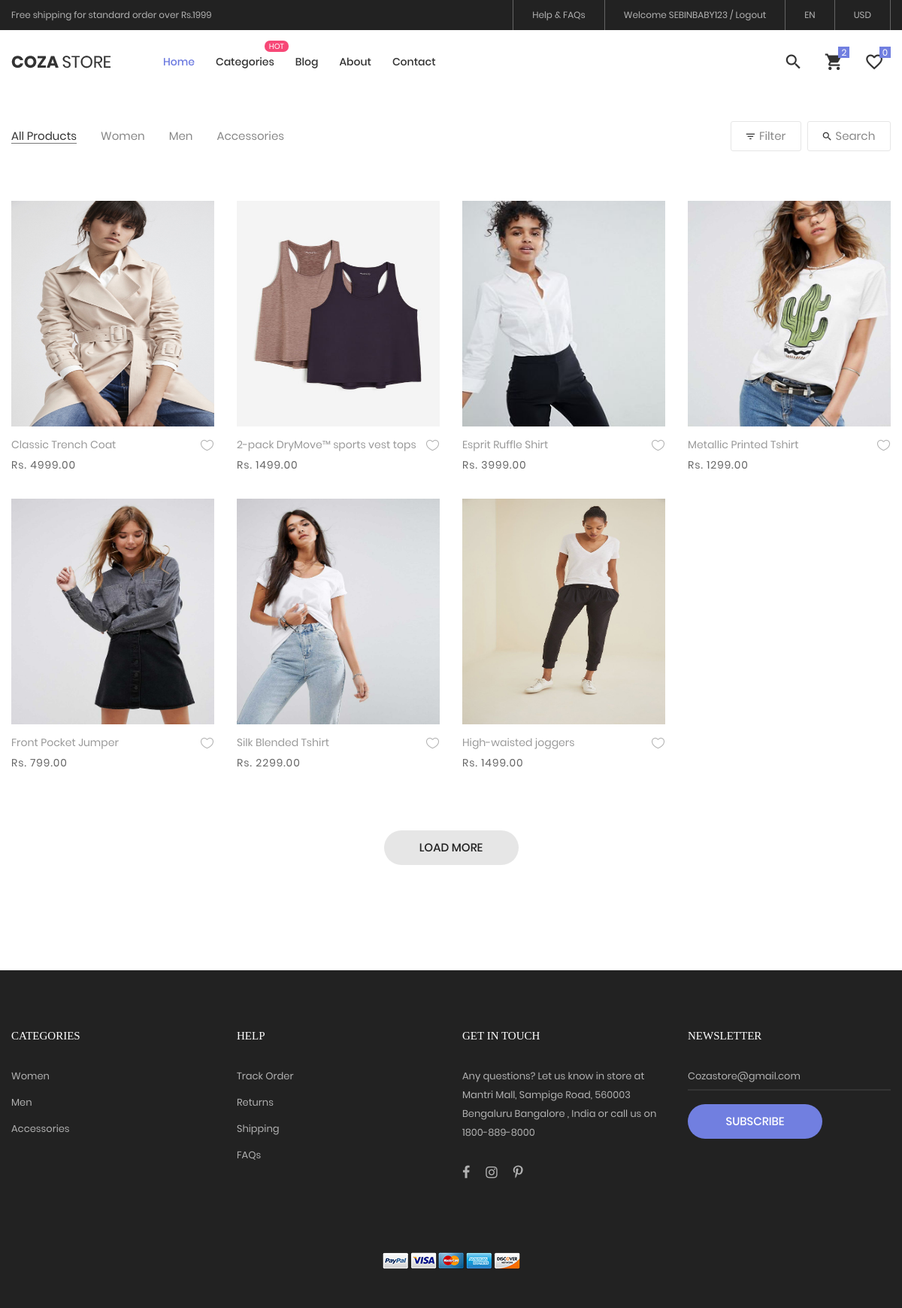
Screenshot of /Frontend/ProductsPage/Women/ (signed in) with the database file from the repository.
### Backend/models.py (models this page shows)
class ProdcutDB(models.Model):
    CATEGORY = models.CharField(max_length=100, null=True, blank=True)
    PRONAME = models.CharField(max_length=100, null=True, blank=True)
    PROPRICE = models.IntegerField(null=True, blank=True)
    PRODESC = models.CharField(max_length=100, null=True, blank=True)
    PROIMAGE = models.ImageField(upload_to='Images', null=True, blank=True)
    PROIMAGE2 = models.ImageField(upload_to='Images', null=True, blank=True)

### Frontend/views.py (the view)
# urls.py: path('ProductsPage/<catname>/', views.ProductsPage, name='ProductsPage'),
def ProductsPage(request, catname):
    cart = cartdbsave.objects.filter(usrname=request.session['NAME'])
    products = ProdcutDB.objects.filter(CATEGORY=catname)
    categories = CategoryDB.objects.all()
    return render(request, 'ShopProducts.html', {'products':products,'cart':cart, 'categories':categories})

### Frontend/templates/ShopProducts.html (shortened to what this page needs)
<!DOCTYPE html>
{% load static %}
<html lang="en">
<head>
	<link rel="stylesheet" type="text/css" href="{% static 'Home/vendor/bootstrap/css/bootstrap.min.css' %}">
	<link rel="stylesheet" type="text/css" href="{% static 'Home/fonts/font-awesome-4.7.0/css/font-awesome.min.css' %}">
	<link rel="stylesheet" type="text/css" href="{% static 'Home/fonts/iconic/css/material-design-iconic-font.min.css' %}">
	<link rel="stylesheet" type="text/css" href="{% static 'Home/fonts/linearicons-v1.0.0/icon-font.min.css' %}">
	<link rel="stylesheet" type="text/css" href="{% static 'Home/vendor/animate/animate.css' %}">
	<link rel="stylesheet" type="text/css" href="{% static 'Home/vendor/css-hamburgers/hamburgers.min.css' %}">
	<link rel="stylesheet" type="text/css" href="{% static 'Home/vendor/animsition/css/animsition.min.css' %}">
	<link rel="stylesheet" type="text/css" href="{% static 'Home/vendor/select2/select2.min.css' %}">
	<link rel="stylesheet" type="text/css" href="{% static 'Home/vendor/daterangepicker/daterangepicker.css' %}">
	<link rel="stylesheet" type="text/css" href="{% static 'Home/vendor/slick/slick.css' %}">
	<link rel="stylesheet" type="text/css" href="{% static 'Home/vendor/MagnificPopup/magnific-popup.css' %}">
	<link rel="stylesheet" type="text/css" href="{% static 'Home/vendor/perfect-scrollbar/perfect-scrollbar.css' %}">
	<link rel="stylesheet" type="text/css" href="{% static 'Home/css/util.css' %}">
	<link rel="stylesheet" type="text/css" href="{% static 'Home/css/main.css' %}">
</head>
<body class="animsition">
	<header class="header-v4">
		<div class="container-menu-desktop">
			<div class="top-bar">
				<div class="content-topbar flex-sb-m h-full container">
					<div class="left-top-bar">
						Free shipping for standard order over Rs.1999
					</div>
					<div class="right-top-bar flex-w h-full">
						<a href="#" class="flex-c-m trans-04 p-lr-25">
							Help & FAQs
						</a>
						{% if request.session.NAME %}
						<a href="{% url 'UserLogout' %}" class="flex-c-m trans-04 p-lr-25">
							Welcome {{request.session.NAME|upper}} / Logout
						</a>
						{% else %}
						<a href="{% url 'LoginSignUp' %}" class="flex-c-m trans-04 p-lr-25">
							Login/Register
						</a>
						{% endif %}
						<a href="#" class="flex-c-m trans-04 p-lr-25">
							EN
						</a>
						<a href="#" class="flex-c-m trans-04 p-lr-25">
							USD
						</a>
					</div>
				</div>
			</div>
			<div class="wrap-menu-desktop">
				<nav class="limiter-menu-desktop container">
					<a href="{% url 'HomePage' %}" class="logo">
						<img src="{% static 'Home/images/icons/logo-01.png' %}" alt="IMG-LOGO">
					</a>
					<div class="menu-desktop">
						<ul class="main-menu">
							<li class="active-menu">
								<a href="{% url 'HomePage' %}">Home</a>
							</li>
							<li class="label1" data-label1="hot">
								<a href="product.html">Categories</a>
							</li>
							<li>
								<a href="{% url 'FrontendBlog' %}">Blog</a>
							</li>
							<li>
								<a href="{% url 'AboutPage' %}">About</a>
							</li>
							<li>
								<a href="{% url 'ContactPage' %}">Contact</a>
							</li>
						</ul>
					</div>
					<div class="wrap-icon-header flex-w flex-r-m">
						<div class="icon-header-item cl2 hov-cl1 trans-04 p-l-22 p-r-11 js-show-modal-search">
							<i class="zmdi zmdi-search"></i>
						</div>
						<div class="icon-header-item cl2 hov-cl1 trans-04 p-l-22 p-r-11 icon-header-noti js-show-cart" data-notify="2">
							<i class="zmdi zmdi-shopping-cart"></i>
						</div>
						<a href="#"
						   class="dis-block icon-header-item cl2 hov-cl1 trans-04 p-l-22 p-r-11 icon-header-noti" data-notify="0">
							<i class="zmdi zmdi-favorite-outline"></i>
						</a>
					</div>
				</nav>
			</div>
		</div>
	</header>
	<div class="bg0 m-t-23 p-b-140">
		<div class="container">
			<div class="flex-w flex-sb-m p-b-52">
				<div class="flex-w flex-l-m filter-tope-group m-tb-10">
					<button class="stext-106 cl6 hov1 bor3 trans-04 m-r-32 m-tb-5 how-active1" data-filter="*">
						All Products
					</button>
					<button class="stext-106 cl6 hov1 bor3 trans-04 m-r-32 m-tb-5" data-filter=".women">
						Women
					</button>
					<button class="stext-106 cl6 hov1 bor3 trans-04 m-r-32 m-tb-5" data-filter=".men">
						Men
					</button>
					<button class="stext-106 cl6 hov1 bor3 trans-04 m-r-32 m-tb-5" data-filter=".bag">
						Accessories
					</button>
				</div>
				<div class="flex-w flex-c-m m-tb-10">
					<div class="flex-c-m stext-106 cl6 size-104 bor4 pointer hov-btn3 trans-04 m-r-8 m-tb-4 js-show-filter">
						<i class="icon-filter cl2 m-r-6 fs-15 trans-04 zmdi zmdi-filter-list"></i>
						 Filter
					</div>
					<div class="flex-c-m stext-106 cl6 size-105 bor4 pointer hov-btn3 trans-04 m-tb-4 js-show-search">
						<i class="icon-search cl2 m-r-6 fs-15 trans-04 zmdi zmdi-search"></i>
						Search
					</div>
				</div>
			</div>
			<div class="row isotope-grid">
				{% for p in products %}
				<div class="col-sm-6 col-md-4 col-lg-3 p-b-35 isotope-item women">
					<div class="block2">
						<div class="block2-pic hov-img0">
						<img src="{{p.PROIMAGE.url}}" alt="IMG-PRODUCT" height="300px">
						</div>
						<div class="block2-txt flex-w flex-t p-t-14">
							<div class="block2-txt-child1 flex-col-l ">
								<a href="product-detail.html" class="stext-104 cl4 hov-cl1 trans-04 js-name-b2 p-b-6">
									{{p.PRONAME}}
								</a>
								<span class="stext-105 cl3">
									Rs. {{p.PROPRICE}}.00
								</span>
							</div>
							<div class="block2-txt-child2 flex-r p-t-3">
								<a href="#" class="btn-addwish-b2 dis-block pos-relative js-addwish-b2">
									<img class="icon-heart1 dis-block trans-04"
										 src="{% static 'Home/images/icons/icon-heart-01.png' %}" alt="ICON">
								</a>
							</div>
						</div>
					</div>
				</div>
				{% endfor %}
			</div>
			<div class="flex-c-m flex-w w-full p-t-45">
				<a href="#" class="flex-c-m stext-101 cl5 size-103 bg2 bor1 hov-btn1 p-lr-15 trans-04">
					Load More
				</a>
			</div>
		</div>
	</div>
<footer class="bg3 p-t-75 p-b-32">
		<div class="container">
			<div class="row">
				<div class="col-sm-6 col-lg-3 p-b-50">
					<h4 class="stext-301 cl0 p-b-30">
						Categories
					</h4>
					<ul>
						<li class="p-b-10">
							<a href="#" class="stext-107 cl7 hov-cl1 trans-04">
								Women
							</a>
						</li>
						<li class="p-b-10">
							<a href="#" class="stext-107 cl7 hov-cl1 trans-04">
								Men
							</a>
						</li>
						<li class="p-b-10">
							<a href="#" class="stext-107 cl7 hov-cl1 trans-04">
								Accessories
							</a>
						</li>
					</ul>
				</div>
				<div class="col-sm-6 col-lg-3 p-b-50">
					<h4 class="stext-301 cl0 p-b-30">
						Help
					</h4>
					<ul>
						<li class="p-b-10">
							<a href="#" class="stext-107 cl7 hov-cl1 trans-04">
								Track Order
							</a>
						</li>
						<li class="p-b-10">
							<a href="#" class="stext-107 cl7 hov-cl1 trans-04">
								Returns
							</a>
						</li>
						<li class="p-b-10">
							<a href="#" class="stext-107 cl7 hov-cl1 trans-04">
								Shipping
							</a>
						</li>
						<li class="p-b-10">
							<a href="#" class="stext-107 cl7 hov-cl1 trans-04">
								FAQs
							</a>
						</li>
					</ul>
				</div>
				<div class="col-sm-6 col-lg-3 p-b-50">
					<h4 class="stext-301 cl0 p-b-30">
						GET IN TOUCH
					</h4>
					<p class="stext-107 cl7 size-201">
						Any questions? Let us know in store at Mantri Mall, Sampige Road,
560003 Bengaluru Bangalore , India or call us on  1800-889-8000
					<div class="p-t-27">
						<a href="#" class="fs-18 cl7 hov-cl1 trans-04 m-r-16">
							<i class="fa fa-facebook"></i>
						</a>
						<a href="#" class="fs-18 cl7 hov-cl1 trans-04 m-r-16">
							<i class="fa fa-instagram"></i>
						</a>
						<a href="#" class="fs-18 cl7 hov-cl1 trans-04 m-r-16">
							<i class="fa fa-pinterest-p"></i>
						</a>
					</div>
				</div>
				<div class="col-sm-6 col-lg-3 p-b-50">
					<h4 class="stext-301 cl0 p-b-30">
						Newsletter
					</h4>
					<form>
						<div class="wrap-input1 w-full p-b-4">
							<input class="input1 bg-none plh1 stext-107 cl7" type="text" name="email"
								   placeholder="Cozastore@gmail.com">
						</div>
						<div class="p-t-18">
							<button class="flex-c-m stext-101 cl0 size-103 bg1 bor1 hov-btn2 p-lr-15 trans-04">
								Subscribe
							</button>
						</div>
					</form>
				</div>
			</div>
			<div class="p-t-40">
				<div class="flex-c-m flex-w p-b-18">
					<a href="#" class="m-all-1">
						<img src="{% static 'Home/images/icons/icon-pay-01.png' %}" alt="ICON-PAY">
					</a>
					<a href="#" class="m-all-1">
						<img src="{% static 'Home/images/icons/icon-pay-02.png' %}" alt="ICON-PAY">
					</a>
					<a href="#" class="m-all-1">
						<img src="{% static 'Home/images/icons/icon-pay-03.png' %}" alt="ICON-PAY">
					</a>
					<a href="#" class="m-all-1">
						<img src="{% static 'Home/images/icons/icon-pay-04.png' %}" alt="ICON-PAY">
					</a>
					<a href="#" class="m-all-1">
						<img src="{% static 'Home/images/icons/icon-pay-05.png' %}" alt="ICON-PAY">
					</a>
				</div>
			</div>
		</div>
	</footer>
</body>
</html>

### rows the page displays
ProdcutDB: PROIMAGE (picture), PRONAME "Classic Trench Coat", PROPRICE "4999"
ProdcutDB: PROIMAGE (picture), PRONAME "2-pack DryMove™ sports vest tops", PROPRICE "1499"
ProdcutDB: PROIMAGE (picture), PRONAME "Esprit Ruffle Shirt", PROPRICE "3999"
ProdcutDB: PROIMAGE (picture), PRONAME "Metallic Printed Tshirt", PROPRICE "1299"
ProdcutDB: PROIMAGE (picture), PRONAME "Front Pocket Jumper", PROPRICE "799"
ProdcutDB: PROIMAGE (picture), PRONAME "Silk Blended Tshirt", PROPRICE "2299"
ProdcutDB: PROIMAGE (picture), PRONAME "High-waisted joggers", PROPRICE "1499"

### other values shown
{{ request.session.NAME|upper }} "SEBINBABY123"
